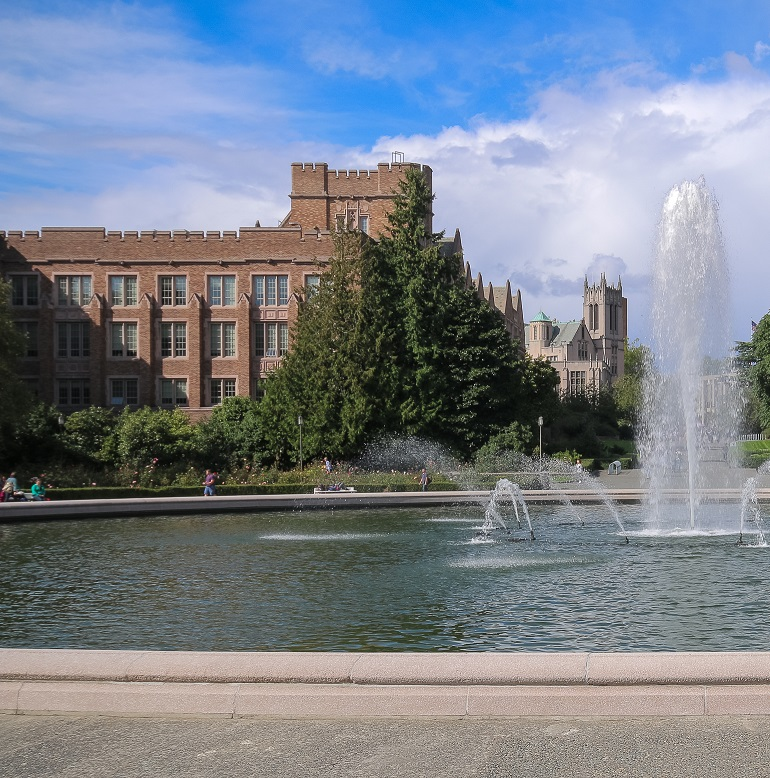
#> input picture lab10/pliki_harris/fontanna1.jpg, 770 x 778 px
$ python lab10_2.py
#> lines starting #> are read from the running program, lines starting #| are printed output that depends on the picture
import matplotlib.pyplot as plt
import cv2 as cv
import numpy as np
import scipy.ndimage.filters as filters


def pyramid(image, blur_nbr, k, sigma):
    res_shape = (blur_nbr, image.shape[0], image.shape[1], 3)
    res_img = np.zeros(res_shape)
    fimage = np.float64(image)
    prev_img = cv.GaussianBlur(fimage, (0, 0), sigmaX=sigma, sigmaY=sigma)
    for i in range(0, blur_nbr - 1):
        sigma = k*sigma
        img = cv.GaussianBlur(prev_img, (0, 0), sigmaX=sigma, sigmaY=sigma)
        res_img[i, :, :] = img - prev_img
        prev_img = img

    return res_img


def find_max(image, size, threshold):   # size - rozmiar maski filtra maksymalnego
    data_max = filters.maximum_filter(image, size)
    maxima = (image == data_max)
    diff = image > threshold
    maxima[diff == 0] = 0
    return np.nonzero(maxima)


i1 = cv.imread('pliki_harris/fontanna1.jpg')
#> i1 is the input picture: shape (778, 770, 3); mean B, G, R 141.2, 129.7, 121
pow1 = cv.imread('pliki_harris/fontanna_pow.jpg')

mask_size = 7

py1 = pyramid(i1, 5, 1.26, 1.6)
#> the loop in pyramid, `for i in range(0, blur_nbr - 1):` made 4 passes
#> pass 1, in pyramid, `img = cv.GaussianBlur(prev_img, (0, 0), sigmaX=sigma, sigmaY=sigma)`:
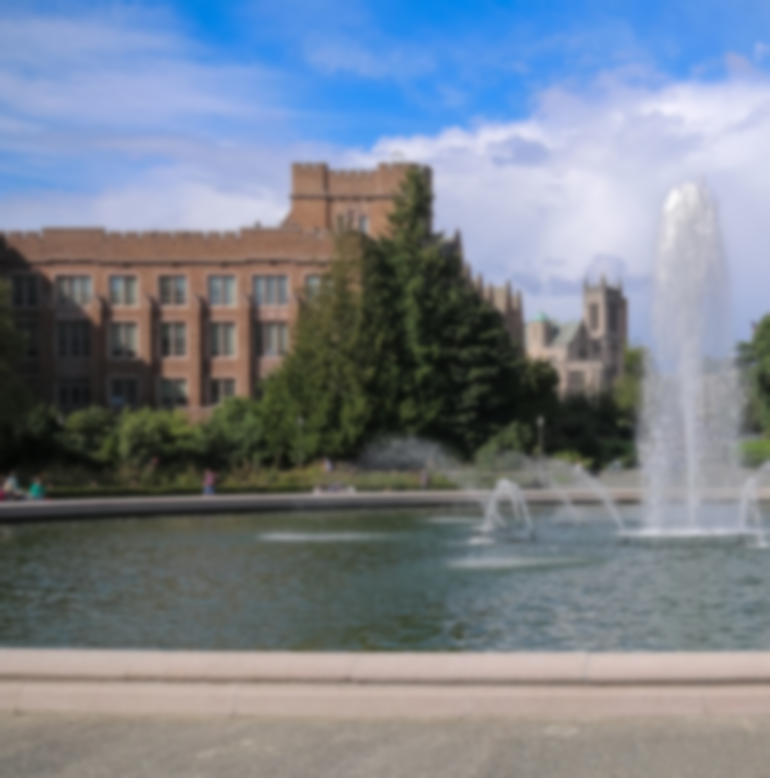
#> img: shape (778, 770, 3) float64; mean B, G, R 141.2, 129.7, 121
#> after the loop in pyramid, `for i in range(0, blur_nbr - 1):`:
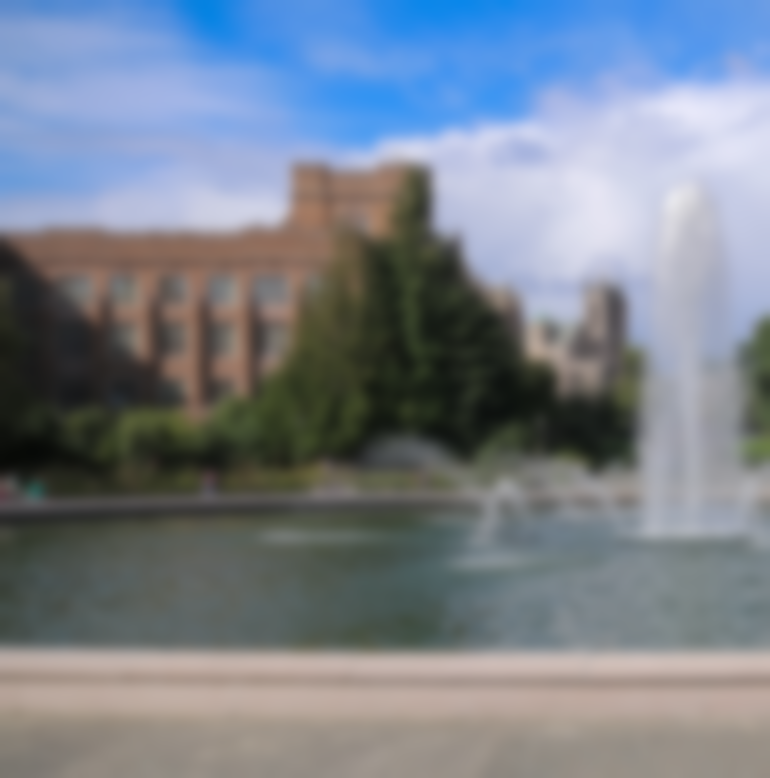
#> prev_img: shape (778, 770, 3) float64; mean B, G, R 141.2, 129.7, 121
#> after the loop in pyramid, `for i in range(0, blur_nbr - 1):`: sigma = 4.03
max_i1 = find_max(py1, mask_size, 0.2)
x1 = max_i1[2]
#> x1 = 6013 values, max 769 at index 29, min 0 at index 143, mean 385.3
y1 = max_i1[1]
#> y1 = 6013 values, max 777 at index 5809, min 0 at index 0, mean 430.5

py2 = pyramid(pow1, 10, 1.26, 1.6)
#> (the run stopped early here; a loop or call above may not have finished)

$ run again, with lab10/pliki_harris/fontanna2.jpg copied over lab10/pliki_harris/fontanna1.jpg
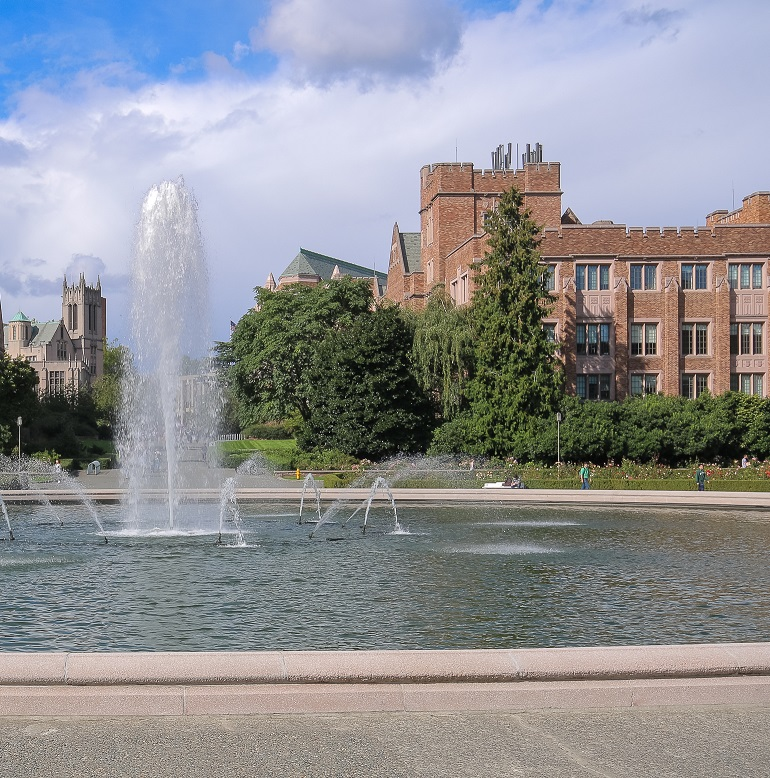
#> input picture lab10/pliki_harris/fontanna2.jpg, 770 x 778 px
#> i1 is the input picture: shape (778, 770, 3); mean B, G, R 149.5, 145.2, 143.9
#> the loop in pyramid, `for i in range(0, blur_nbr - 1):` made 4 passes
#> pass 1, in pyramid, `img = cv.GaussianBlur(prev_img, (0, 0), sigmaX=sigma, sigmaY=sigma)`:
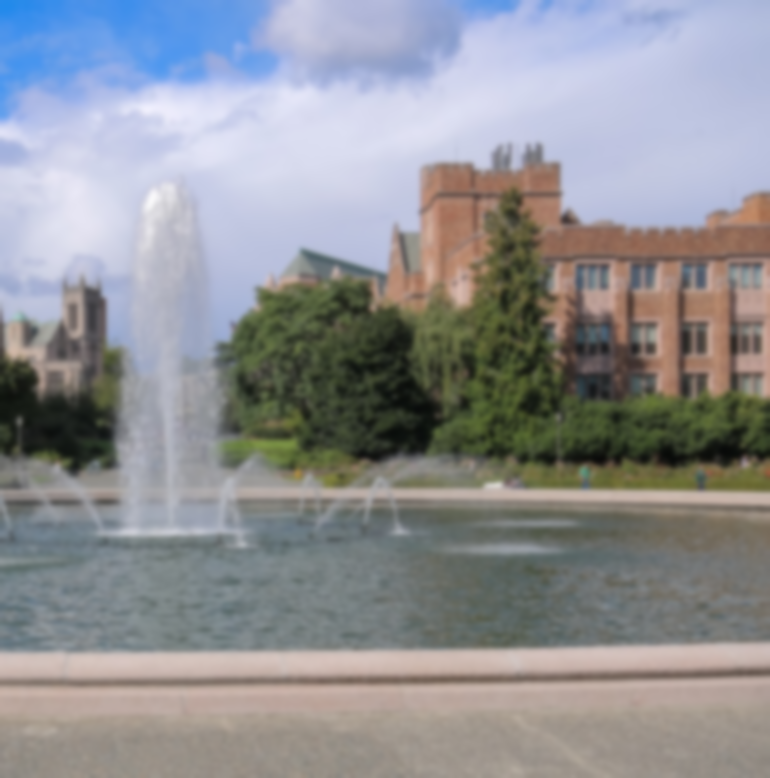
#> img: shape (778, 770, 3) float64; mean B, G, R 149.5, 145.2, 143.9
#> after the loop in pyramid, `for i in range(0, blur_nbr - 1):`:
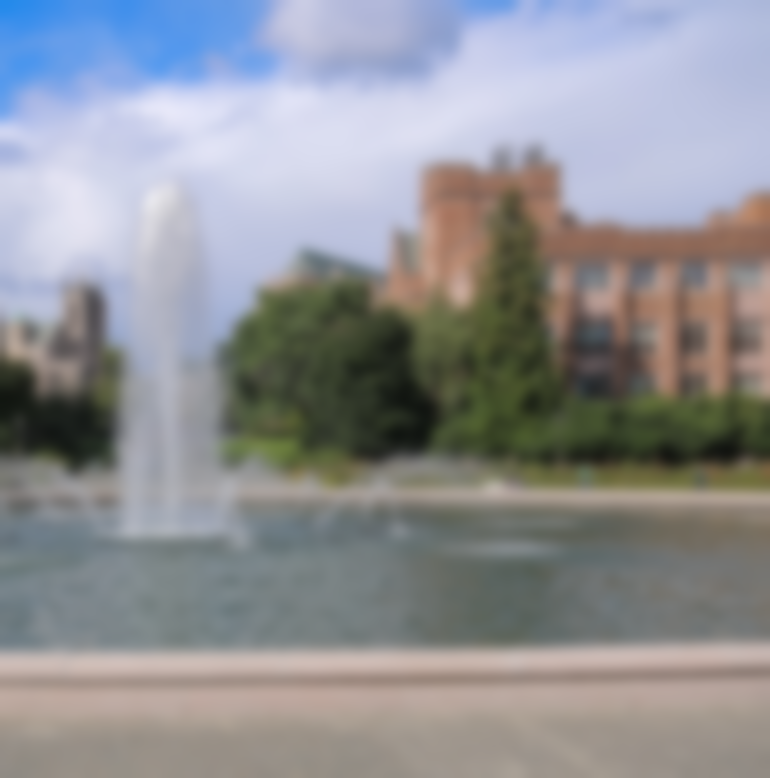
#> prev_img: shape (778, 770, 3) float64; mean B, G, R 149.5, 145.2, 143.9
#> after the loop in pyramid, `for i in range(0, blur_nbr - 1):`: sigma = 4.03
#> x1 = 6264 values, max 769 at index 78, min 0 at index 116, mean 394.6
#> y1 = 6264 values, max 777 at index 6109, min 0 at index 0, mean 431.3

$ run again, with lab10/pliki_harris/budynek1.jpg copied over lab10/pliki_harris/fontanna1.jpg
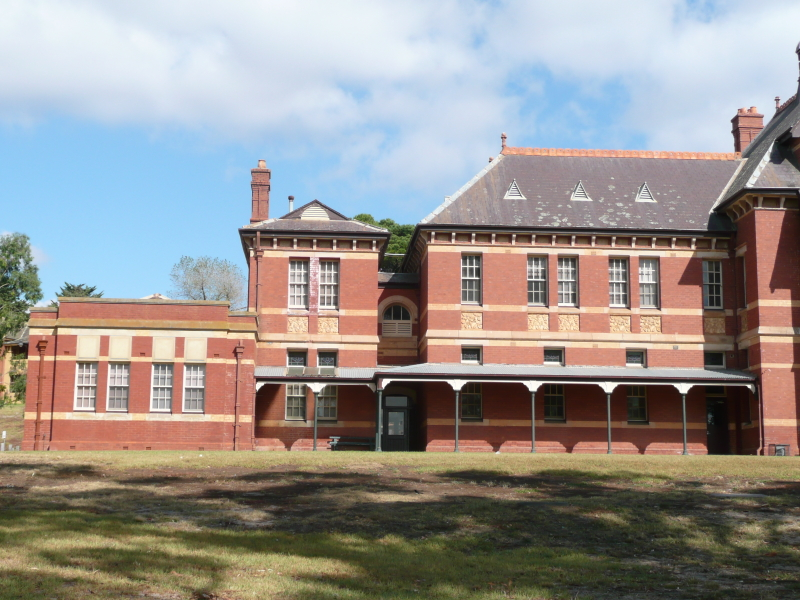
#> input picture lab10/pliki_harris/budynek1.jpg, 800 x 600 px
#> i1 is the input picture: shape (600, 800, 3); mean B, G, R 142.7, 146.1, 151
#> in pyramid, `prev_img = cv.GaussianBlur(fimage, (0, 0), sigmaX=sigma, sigmaY=sigma)`:
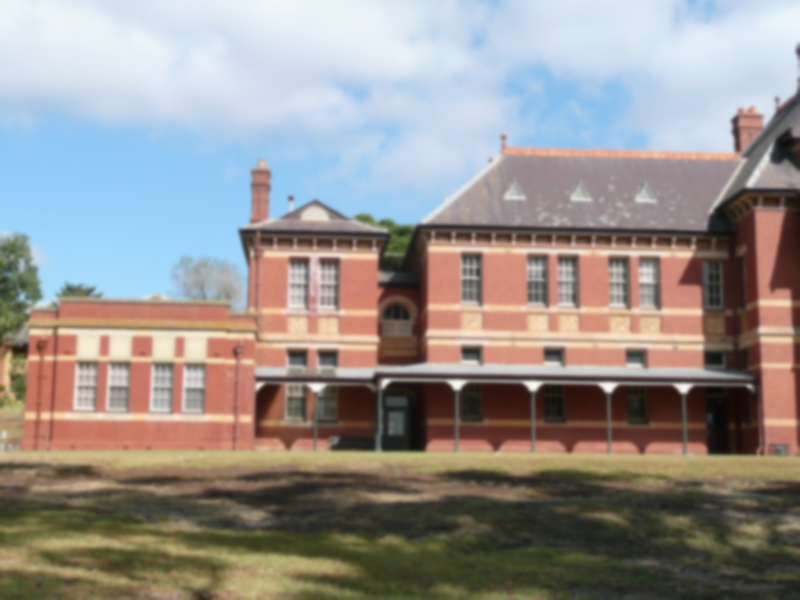
#> prev_img: shape (600, 800, 3) float64; mean B, G, R 142.7, 146.1, 151
#> after the loop in pyramid, `for i in range(0, blur_nbr - 1):`:
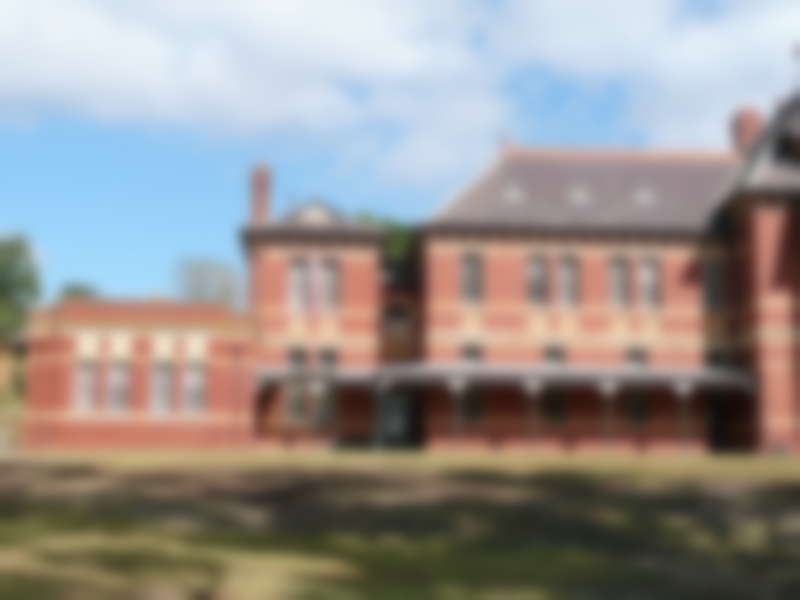
#> prev_img: shape (600, 800, 3) float64; mean B, G, R 142.7, 146.1, 151
#> after the loop in pyramid, `for i in range(0, blur_nbr - 1):`: sigma = 4.03
#> x1 = 4284 values, max 799 at index 80, min 0 at index 166, mean 387.3
#> y1 = 4284 values, max 599 at index 4119, min 0 at index 0, mean 292.6

$ run again, with lab10/pliki_harris/budynek2.jpg copied over lab10/pliki_harris/fontanna1.jpg
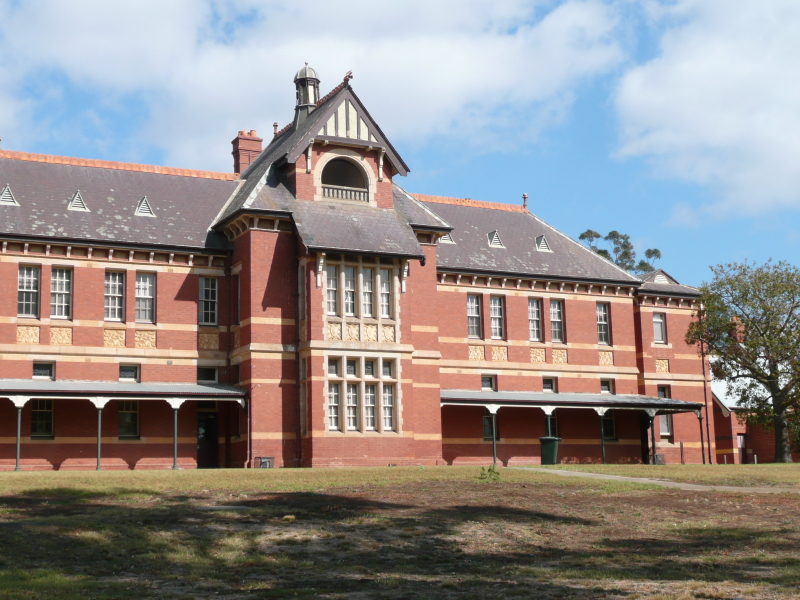
#> input picture lab10/pliki_harris/budynek2.jpg, 800 x 600 px
#> i1 is the input picture: shape (600, 800, 3); mean B, G, R 138.5, 139.8, 145.8
#> in pyramid, `prev_img = cv.GaussianBlur(fimage, (0, 0), sigmaX=sigma, sigmaY=sigma)`:
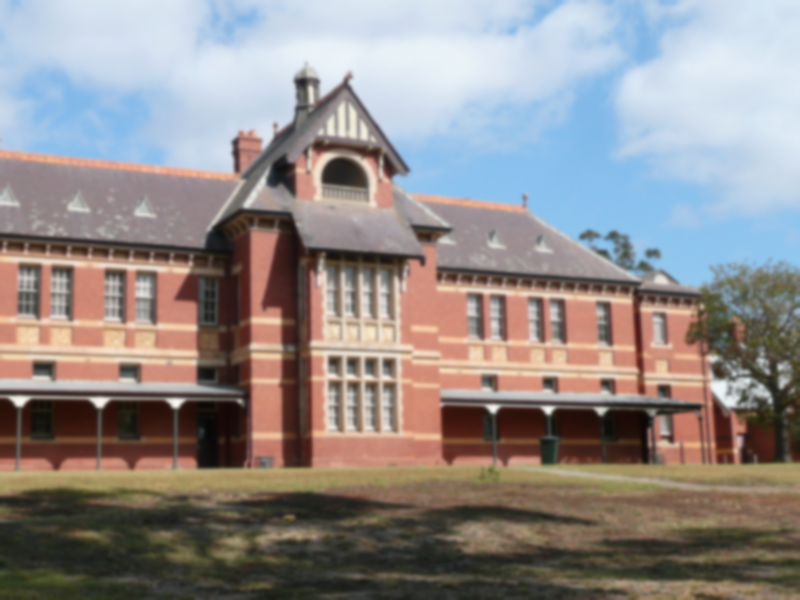
#> prev_img: shape (600, 800, 3) float64; mean B, G, R 138.5, 139.8, 145.8
#> after the loop in pyramid, `for i in range(0, blur_nbr - 1):`:
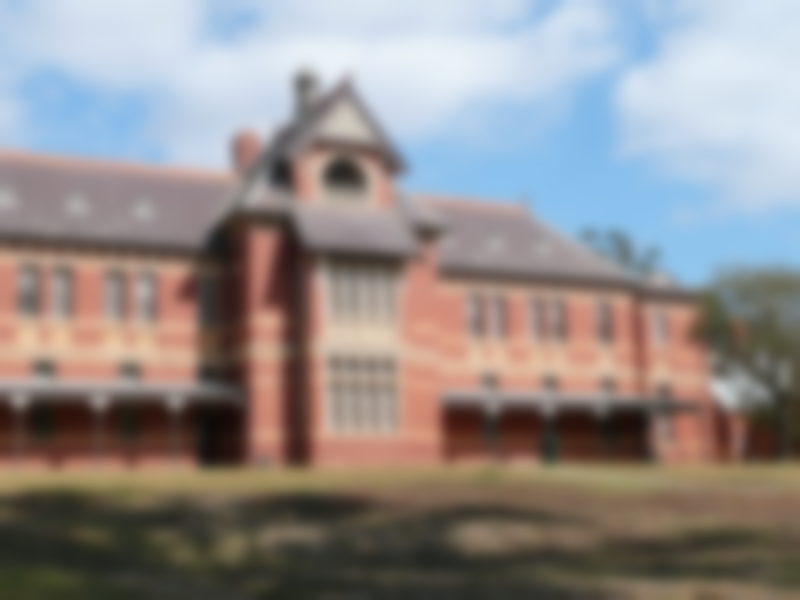
#> prev_img: shape (600, 800, 3) float64; mean B, G, R 138.5, 139.8, 145.8
#> after the loop in pyramid, `for i in range(0, blur_nbr - 1):`: sigma = 4.03
#> x1 = 4240 values, max 799 at index 126, min 0 at index 143, mean 404.3
#> y1 = 4240 values, max 599 at index 4073, min 0 at index 0, mean 304.3
